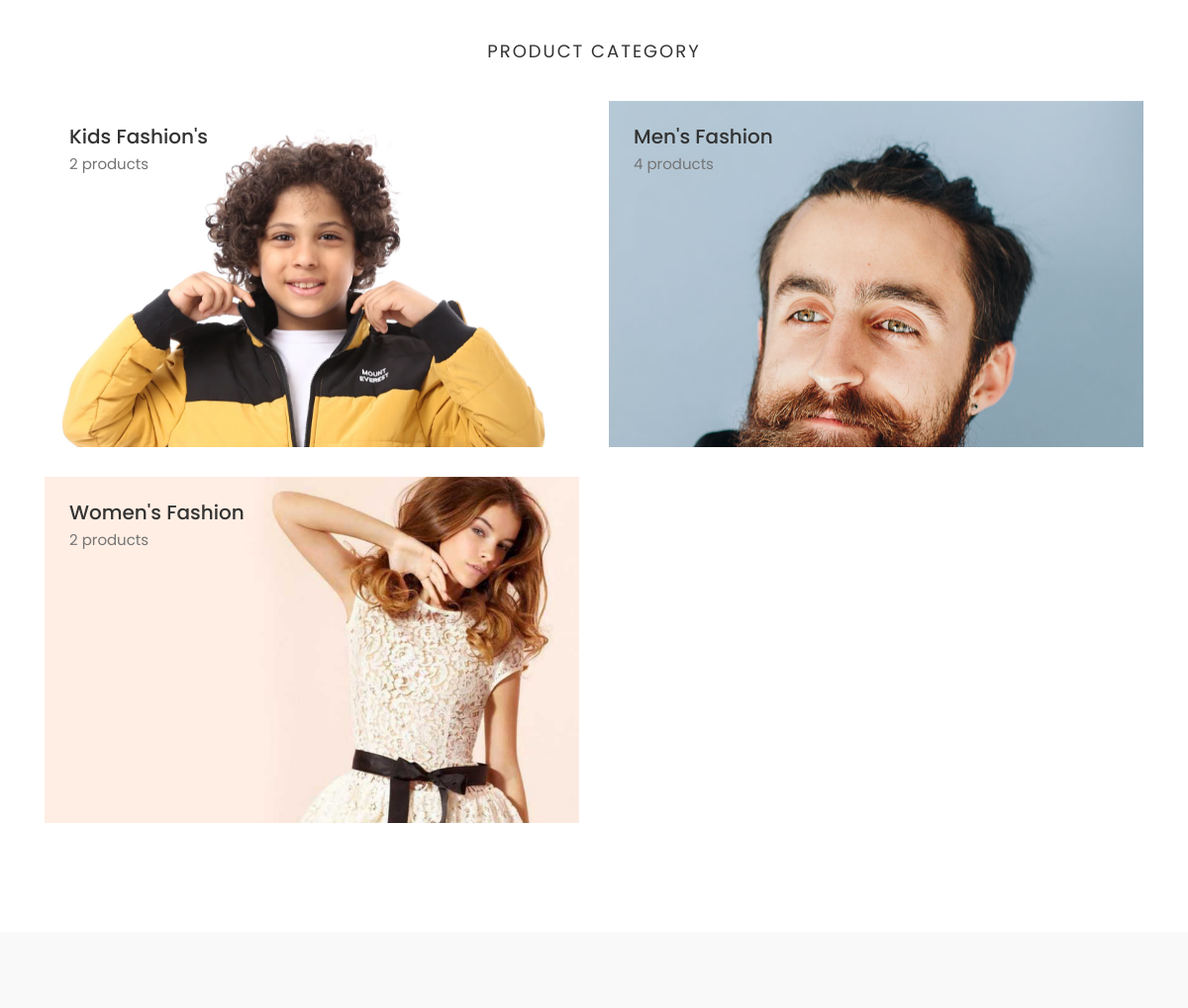
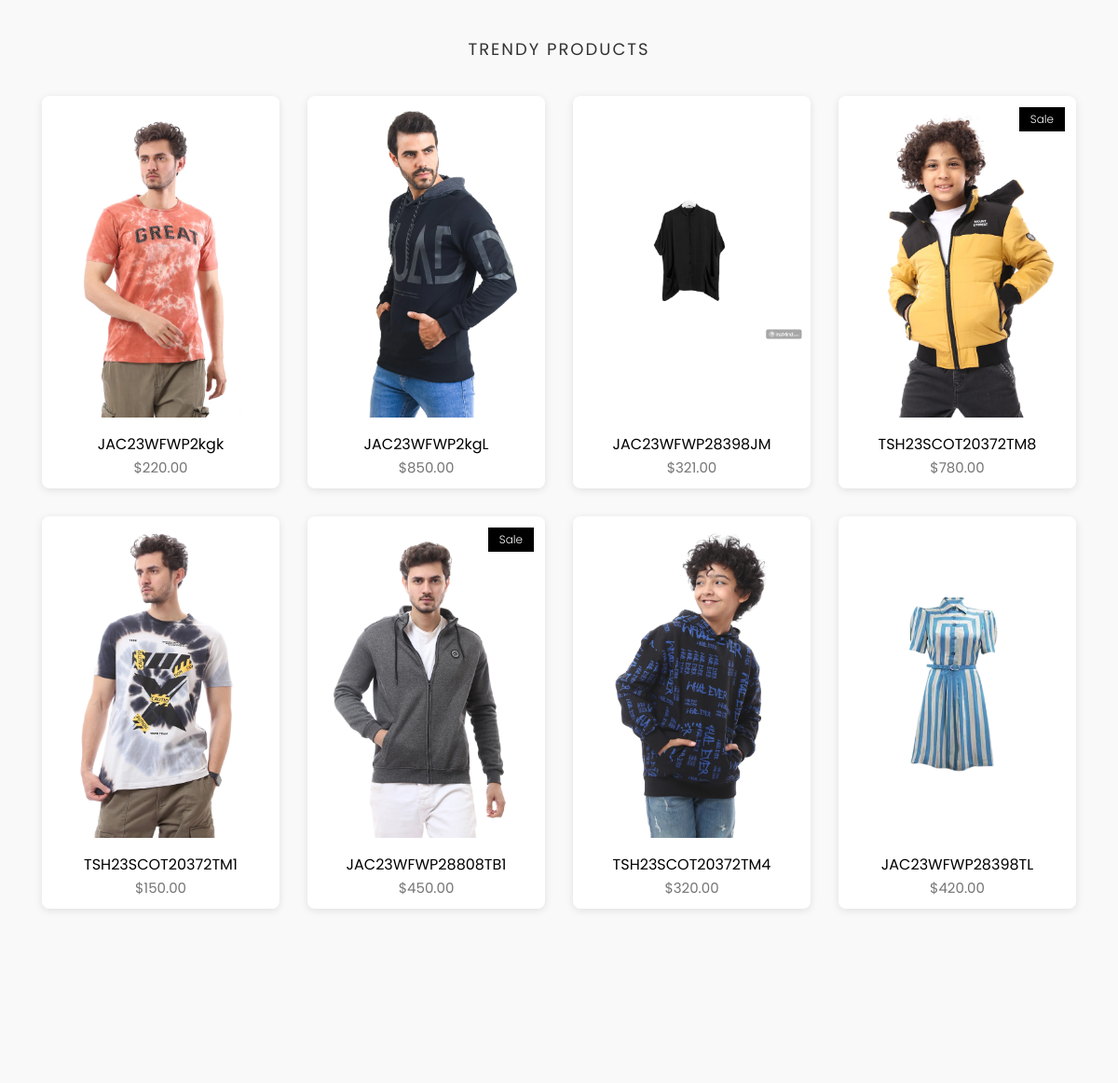
The app's page / (middle part), older data (2 pictures, top to bottom).
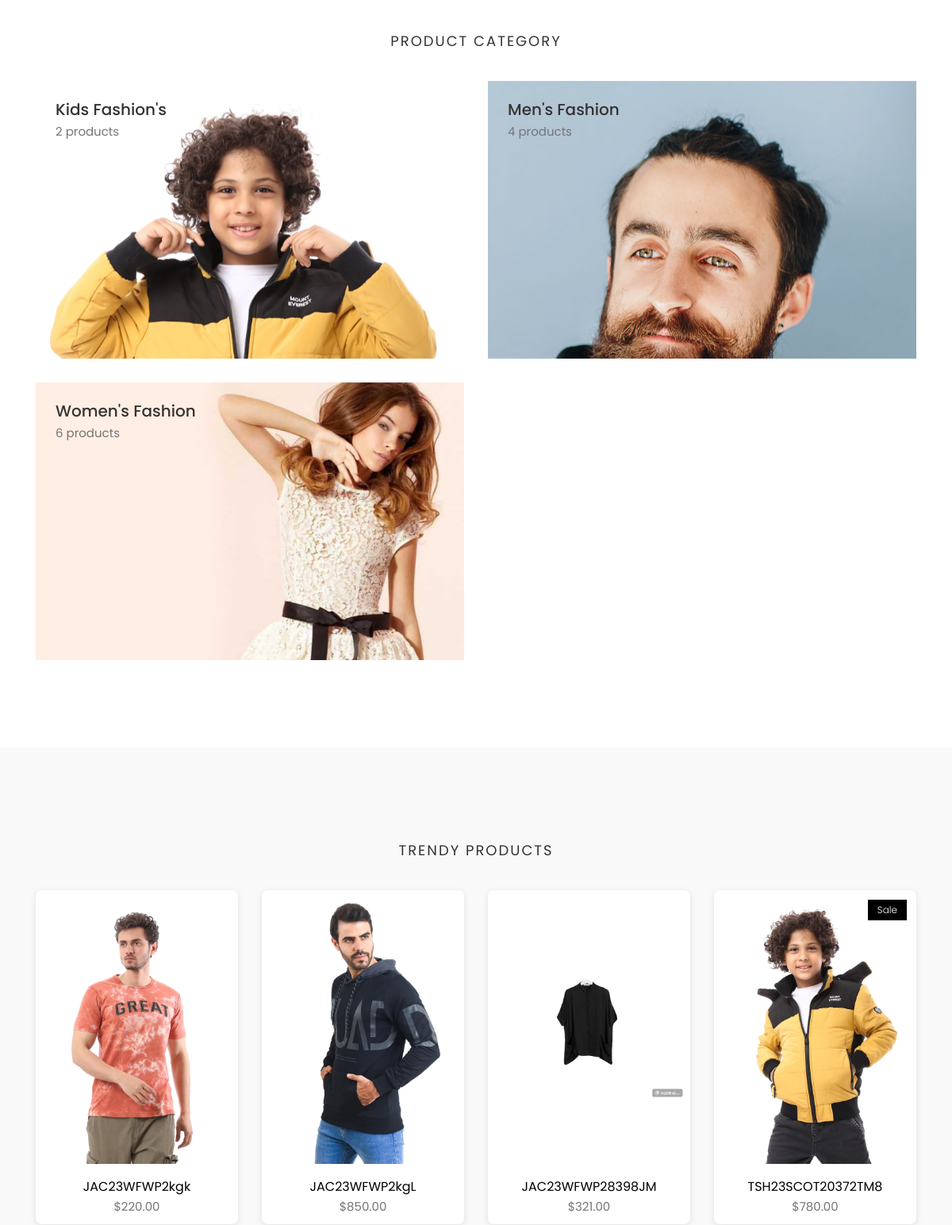
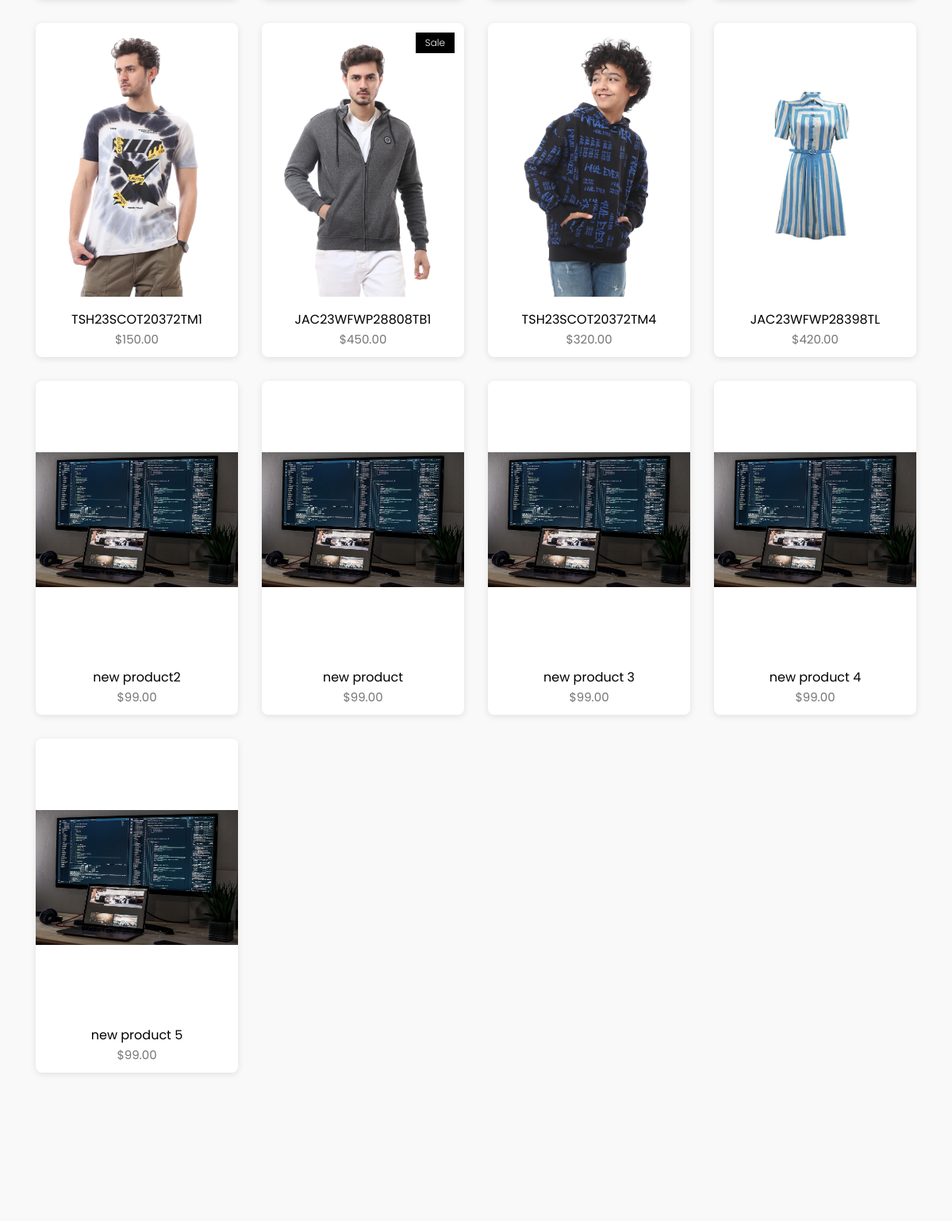
The same page, newer data (2 pictures, top to bottom).
### category/models.py (models this page shows, shortened)
class Category(models.Model):
    id = models.UUIDField(primary_key=True, default=uuid.uuid4, editable=False)
    name = models.CharField(max_length=255, unique=True)
    description = models.TextField(blank=True, null=True)
    image = models.ImageField(null=True,blank=True,upload_to='category-image/')
    class Meta:
        verbose_name = "Category"
        verbose_name_plural = "Categories"
        ordering = ['name']  # Categories will be ordered alphabetically by name.
    def product_count(self):
        return self.subcategories.aggregate(count=models.Count('product_subcategory'))['count'] or 0

### store/models.py (models this page shows, shortened)
class Product(models.Model):
    id = models.UUIDField(primary_key=True, default=uuid.uuid4, editable=False)
    name = models.CharField(unique=True, max_length=50)
    image = models.ImageField(upload_to='product/')
    stock = models.IntegerField(default=1)
    price = models.DecimalField(max_digits=10, decimal_places=2, default=Decimal('0.00'))
    description = models.TextField(max_length=10000, blank=True)
    created_at = models.DateTimeField(default=timezone.now)
    modified_date = models.DateTimeField(auto_now=True)
    slug = models.SlugField(null=True, blank=True, unique=True)
    views = models.PositiveIntegerField(default=0)
    is_available = models.BooleanField(default=True)
    on_sale = models.BooleanField(default=False)
    PRDBrand = models.ForeignKey('Brand', related_name='product_brand', on_delete=models.CASCADE, blank=True, null=True, verbose_name="Brand")
    like = models.ManyToManyField(User, blank=True, related_name='product_favourite')
    category = models.ForeignKey(Subcategory, related_name='product_subcategory', verbose_name="Subcategory", null=True, blank=True, on_delete=models.CASCADE)
    class Meta:
        ordering = ['-created_at']
        verbose_name = "Product"
        verbose_name_plural = "Products"

### settings/views.py (the view)
# urls.py: path('' , views.home , name='home'),
def home(request):
    products = Product.objects.all().order_by('-views')
    context = {
        'products':products
    }
    return render(request,'home.html',context)

### cart/cart_utils.py (called while the page is built)
def _cart_id(request):
    cart = request.session.session_key
    if not cart:
        cart = request.session.create()
    return cart

### category/category_context.py (called while the page is built)
def nav_links(request):
    categories_nav = Category.objects.all()
    subcategories_nav = Subcategory.objects.all()
    brands_nav = Brand.objects.all()
    context = {
        'categories_nav':categories_nav,
        'brands_nav':brands_nav,
        'subcategories_nav':subcategories_nav,
    }
    return context

### category/models.py (called while the page is built)
    def get_url(self):
        return reverse('products_by_subcategory',args=[self.id])

### store/models.py (called while the page is built)
    def get_url(self):
        return reverse('products_by_brand',args=[self.id])

    def __str__(self):
        return self.name

### settings/templates/home.html (shortened to what this page needs)
{% extends "base.html" %}
{% load static %}
{% block body %}
<section class="product-category section">
    <div class="container">
        <div class="row">
            <div class="col-md-12">
                <div class="title text-center">
                    <h2>Product Category</h2>
                </div>
            </div>
            {% for category in categories_nav %}
            <div class="col-md-6">
                <div class="category-box">
                    <a href="{% url 'products_by_category' category.id %}">
                        <img src="{% if category.image %}{{ category.image.url }}{% endif %}" alt="{{ category.name }}" />
                        <div class="content">
                            <h3>{{ category.name }}</h3>
                            <p>{{ category.product_count }} products</p>
                        </div>
                    </a>
                </div>
            </div>
            {% endfor %}
        </div>
    </div>
</section>
<section class="products section bg-gray">
	<div class="container">
		<div class="row">
			<div class="title text-center">
				<h2>Trendy Products</h2>
			</div>
		</div>
		<div class="row">
            {% for product in products %}
			<div class="col-md-3">
				<div class="product-item">
					<div class="product-thumb">
                        {% if product.on_sale %}
						<span class="bage">Sale</span>
                        {% endif %}
						<img class="img-responsive" src="{{product.image.url}}" alt="product-img" />
					</div>
					<div class="product-content">
						<h4><a href="{% url 'product_details' product.id %}">{{product.name}}</a></h4>
						<p class="price">${{product.price}}</p>
					</div>
				</div>
			</div>
			{% endfor %}
		</div>
	</div>
</section>
<section class="call-to-action bg-gray section">
</section>
{% endblock body %}

### templates/base.html (shortened to what this page needs)
{% load static %}
<!DOCTYPE html>
<html lang="en">
<head>
	<link rel="stylesheet" href="https://cdnjs.cloudflare.com/ajax/libs/font-awesome/5.15.4/css/all.min.css" />
	<link rel="stylesheet" href="{% static 'plugins/themefisher-font/style.css'%}">
	<link rel="stylesheet" href="{% static 'plugins/bootstrap/css/bootstrap2.min.css'%}">
	<link rel="stylesheet" href="{% static 'plugins/bootstrap/css/bootstrap.min.css'%}">
	<link rel="stylesheet" href="{% static 'plugins/animate/animate.css'%}">
	<link rel="stylesheet" href="{% static 'plugins/slick/slick.css'%}">
	<link rel="stylesheet" href="{% static 'plugins/slick/slick-theme.css'%}">
	<link rel="stylesheet" href="{% static 'css/style.css'%}">
	<link rel="stylesheet" href="{% static 'css/all.min.css'%}">
</head>
<body id="body">
	{% block body %}
	{% endblock body %}
</body>
</html>

### static/css/style.css (style rules this page uses)
body { line-height: 1.5; font-family: "Poppins", sans-serif; -webkit-font-smoothing: antialiased; }
p { font-family: "Poppins", sans-serif; color: #757575; font-size: 15px; }
h1, h2, h3, h4, h5, h6 { font-family: "Poppins", sans-serif; }
h1, h2, h3, h4, h5, h6 { font-weight: 400; }
.bg-gray { background: #f9f9f9; }
.section { padding: 80px 0; }
.title { padding: 20px 0 30px; }
.title h2 { font-size: 18px; text-align: center; text-transform: uppercase; letter-spacing: 2px; }
.category-box { background-size: cover; margin-bottom: 30px; min-height: 350px; position: relative; overflow: hidden; width: 100%; }
.category-box img { transition: all 0.3s ease-in-out; width: 100%; height: auto; object-fit: contain; -webkit-backface-visibility: hidden; backface-visibility: hidden; }
.category-box a { display: block; position: absolute; top: 0; left: 0; width: 100%; height: 100%; }
.category-box .content { position: absolute; z-index: 999; top: 0; padding: 25px; }
.category-box .content h3 { margin: 0; color: #333; font-size: 20px; font-weight: 500; }
.category-box .content p { margin: 6px 0 0; }
.product-item { background-color: #fff; border-radius: 8px; overflow: hidden; box-shadow: 0 2px 8px rgba(0, 0, 0, 0.1); transition: all 0.3s ease; margin-bottom: 30px; }
.product-item .product-thumb { position: relative; }
.product-item .product-thumb img { object-fit: contain !important; height: 350px !important; width: 350px !important; }
.product-item .product-thumb .bage { position: absolute; top: 12px; right: 12px; background: #000; color: #fff; font-size: 12px; padding: 4px 12px; font-weight: 300; display: inline-block; }
.product-item .product-thumb:before { transition: 0.3s all; opacity: 0; background: rgba(0, 0, 0, 0.6); content: ""; position: absolute; top: 0; right: 0; left: 0; bottom: 0; }
.product-item .product-content { text-align: center; }
.product-item .product-content h4 { font-size: 16px; font-weight: 400; margin-top: 15px; margin-bottom: 6px; }
.product-item .product-content h4 a { color: #000; }

Row changes from the older to the newer data that the page shows:
computed for Category "Women's Fashion": product_count "2" → "6"
added Product: image (picture), name "new product2", price "99.00"
added Product: image (picture), name "new product", price "99.00"
added Product: image (picture), name "new product 3", price "99.00"
added Product: image (picture), name "new product 4", price "99.00"
added Product: image (picture), name "new product 5", price "99.00"
